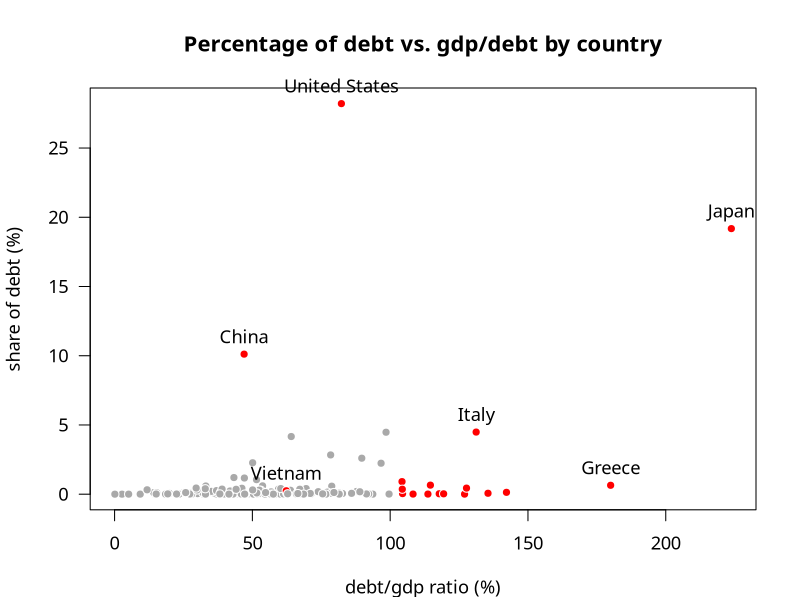

Write the R code that produced this figure.

public_debt <- read.csv("./public-debt-ratio.csv", stringsAsFactors = FALSE)
public_debt$region <- factor(public_debt$region)

high_risk_conds <- public_debt$debt_gdp_ratio > 100 | public_debt$share_of_debt > 10 | public_debt$country == "Vietnam"
top_risk <- c("United States", "Japan", "China", "Italy", "Greece", "Vietnam")
public_debt$high_risk <- ifelse(high_risk_conds, "red", "darkgray")


png(filename = "./public-debt-ratio.png", 7, 7, units = "in", res = 300)
par(family = "Carlito", cex = 1.1, mar = c(4.1, 4.1, 4, 2), xpd = TRUE)
plot(public_debt$debt_gdp_ratio,
     public_debt$share_of_debt, las = 1,
     pch = 21, bg = public_debt$high_risk, col = "white",
     xlab = "debt/gdp ratio (%)", ylab = "share of debt (%)",
     main = "Percentage of debt vs. gdp/debt by country")
text(public_debt$debt_gdp_ratio[public_debt$country %in% top_risk],
     public_debt$share_of_debt[public_debt$country %in% top_risk],
     labels = public_debt$country[public_debt$country %in% top_risk], pos = 3)
dev.off()
